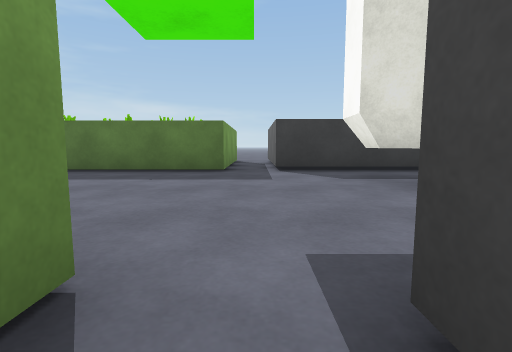
[1] (above)

24 first-person views from a walk through a scene from a Unity 3-D project. The camera is 0.51 m above the floor, tilts 6° down and sees 85° across. The floor is counted in squares, 1 m on a side. Each view is taken from the middle of a square. On the plan, view 1 faces up. The plan holds only what a view shows up to about 9 squares ahead; the rest is blank. The place goes on beyond the plan. Surface patterns are stand-ins for the level's own textures.

[2]
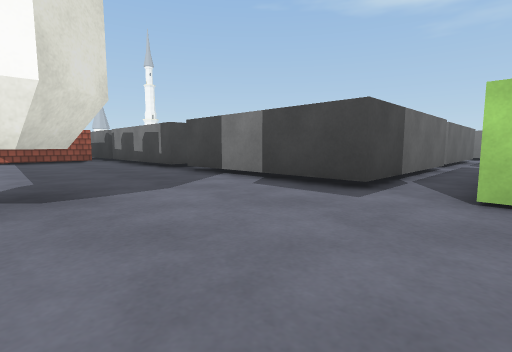

[3]
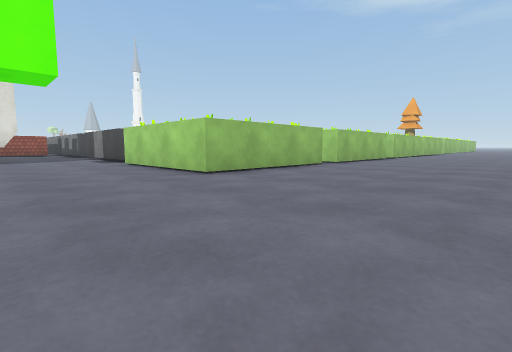

[4]
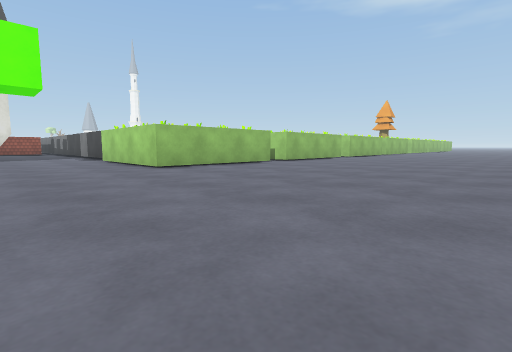

[5]
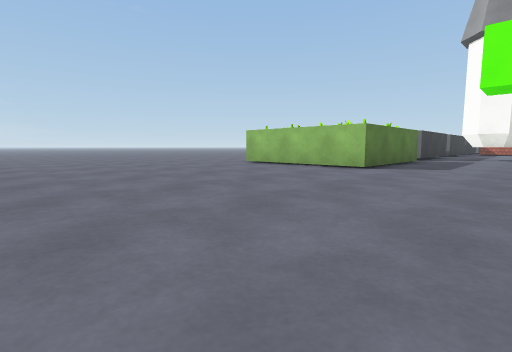

[6]
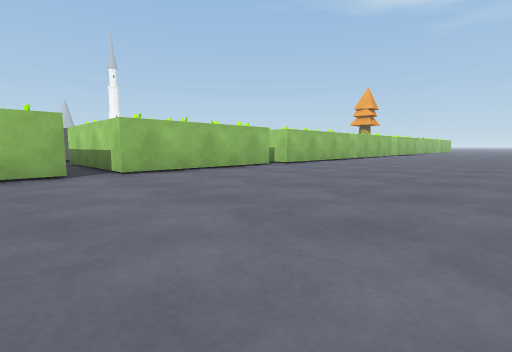

[7]
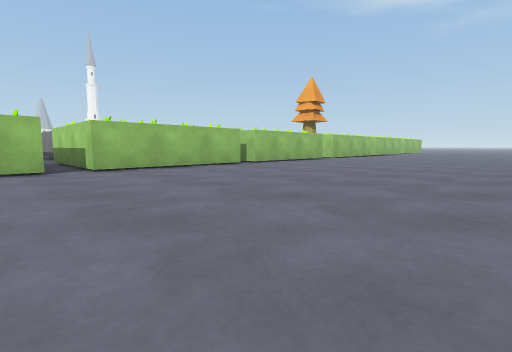

[8]
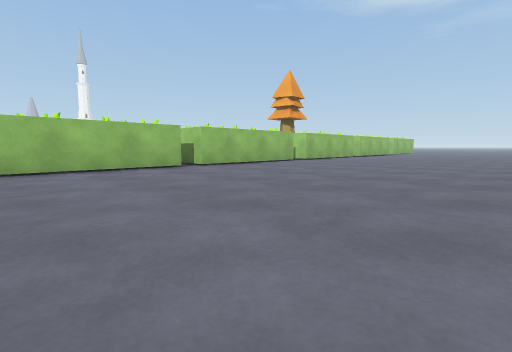

[9]
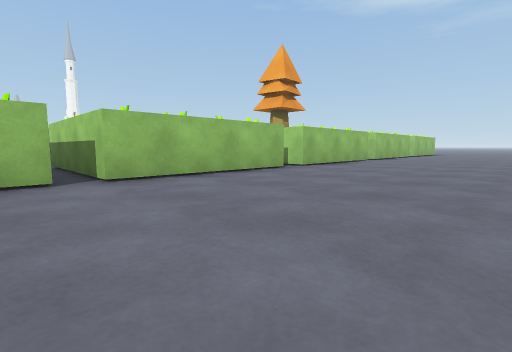

[10]
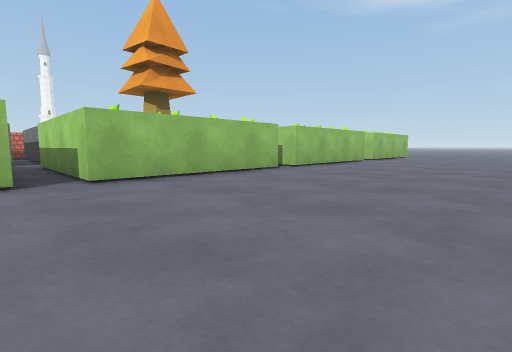

[11]
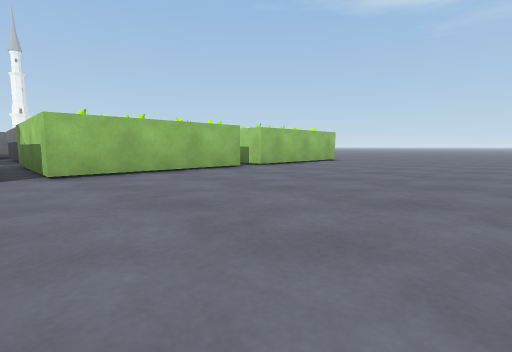

[12]
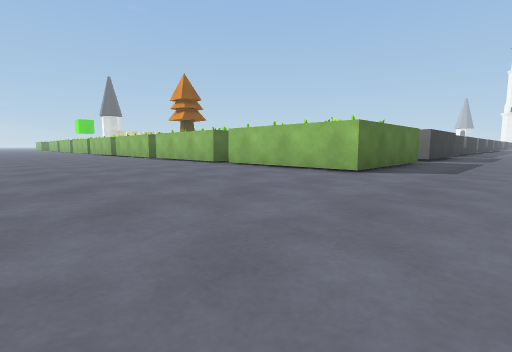

[13]
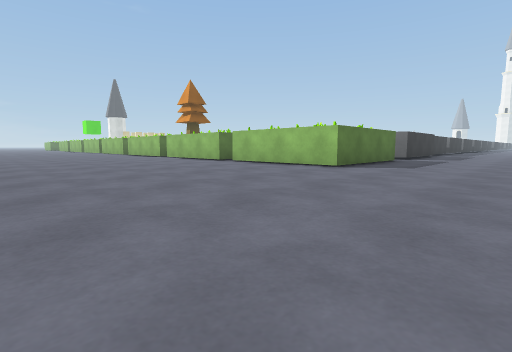

[14]
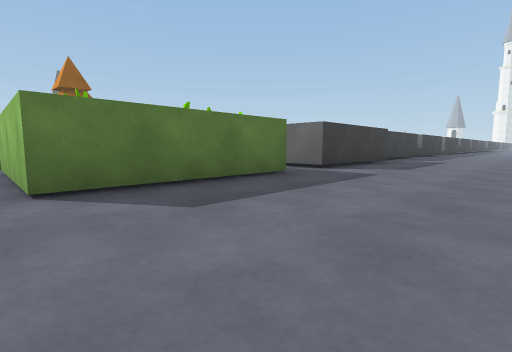

[15]
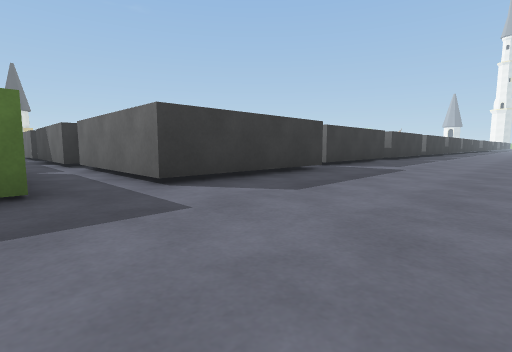

[16]
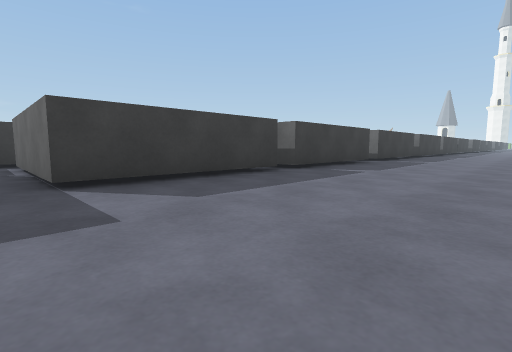

[17]
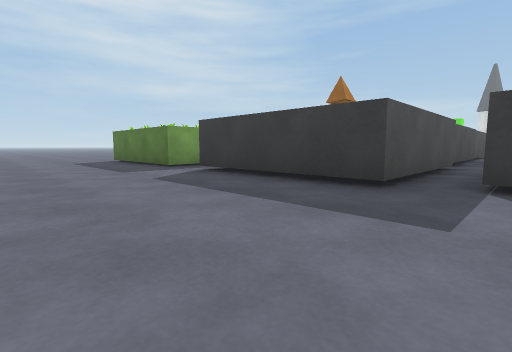

[18]
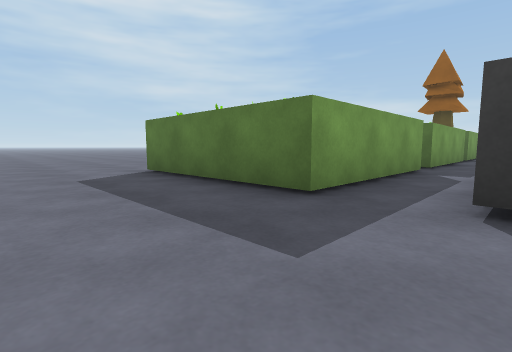

[19]
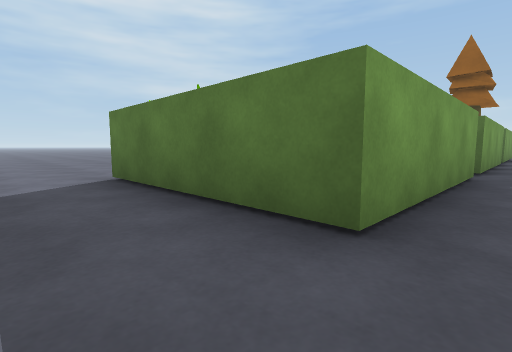

[20]
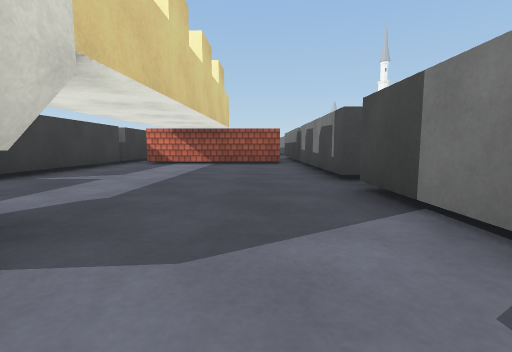

[21]
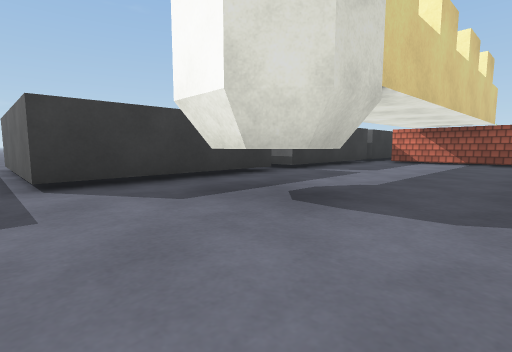

[22]
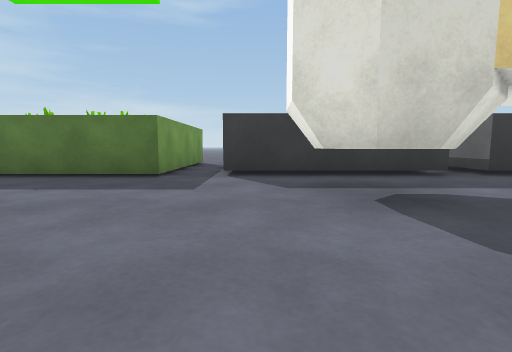

[23]
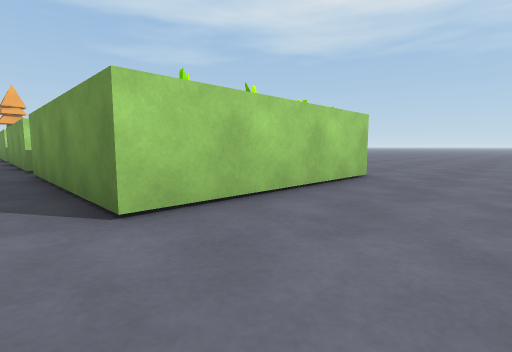

[24]
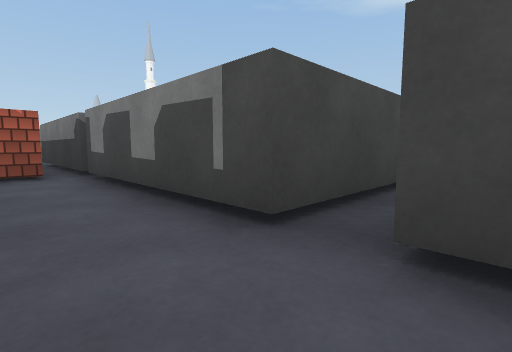

### Floor plan
Points are (right, up) in squares from view 1. A wall is a line through its corners. A room is listed if a view was taken in it or the views show most of it. See-through windows are left out.
Room 1 (view 1)
walls: (0.4, -7.4) (0.4, -3.9); (-0.7, -3.9) (-0.7, -7.9); (0.4, -3.4) (0.4, 0.7); (-0.7, 1) (-0.7, -3.1)
ways out: opening at (-1, -13) to room 2; opening at (0, 1) to room 2
Room 2 (views 2, 3, 4, 5, 6, 7, 8, 9, 10, 11, 12, 13, 14, 15, 16, 17, 18, 19, 20, 21, 22, 23, 24)
walls: (-4.7, -12.8) (-4.7, -8.7) (-0.6, -8.7); (-4.7, -17.4) (-4.7, -13.3) (-0.6, -13.3); (-4.7, -22.1) (-4.7, -18.1) (-0.6, -18.1); (-4.7, -7.9) (-4.7, -3.9) (-0.7, -3.9); (-0.7, -20.9) (-0.7, -22.1); (-4.7, -26.9) (-4.7, -22.8) (-0.7, -22.8) (-0.7, -26.9); (-4.7, -3.1) (-4.7, 1) (-0.7, 1); (0.4, -27) (0.4, -23.6); (-0.7, -27.5) (-0.7, -31.5) (-4.7, -31.5) (-4.7, -27.5) (-3.8, -27.5); (4.7, -27.4) (4.7, -31.5) (0.7, -31.5) (0.7, -27.4); (0.4, 0.7) (4.5, 0.7); (5.1, -1) (5.1, 0.7) (9.2, 0.7); (9.5, 0.7) (13.6, 0.7); (9.4, 1.2) (9.4, 5.4); (9.6, -31.1) (5.6, -31.1) (5.6, -27); (4.5, 6) (0.4, 6) (0.4, 8.5); (-0.7, 8.5) (-0.7, 5.8) (-4.7, 5.8) (-4.7, 8.5); (14, -31.1) (10.2, -31.1); (9.2, 6) (5.1, 6)
ways out: opening at (-1, -13) to room 1; opening at (0, 1) to room 1
objects: building (2, 3) to (3, 5)

Where each view was taken, in squares from view 1:
view 1: 0 up, 0 right, facing up
view 2: 4 up, 1 left, facing down-right
view 3: 4 up, 9 left, facing down-right
view 4: 4 up, 11 left, facing down-right
view 5: 3 up, 11 left, facing up-right
view 6: 2 down, 10 left, facing down-right
view 7: 7 down, 11 left, facing down-right
view 8: 9 down, 11 left, facing down-right
view 9: 12 down, 9 left, facing down-right
view 10: 17 down, 9 left, facing down-right
view 11: 22 down, 10 left, facing down-right
view 12: 34 down, 10 left, facing up-right
view 13: 35 down, 11 left, facing up-right
view 14: 35 down, 5 left, facing up-right
view 15: 35 down, 1 left, facing up-right
view 16: 35 down, 5 right, facing up-right
view 17: 35 down, 6 right, facing up-left
view 18: 34 down, 1 right, facing up-left
view 19: 33 down, 0 right, facing up-left
view 20: 2 up, 1 right, facing right
view 21: 2 up, 0 right, facing up-right
view 22: 1 up, 1 right, facing up
view 23: 3 up, 0 right, facing down-left
view 24: 2 up, 4 right, facing down-right
